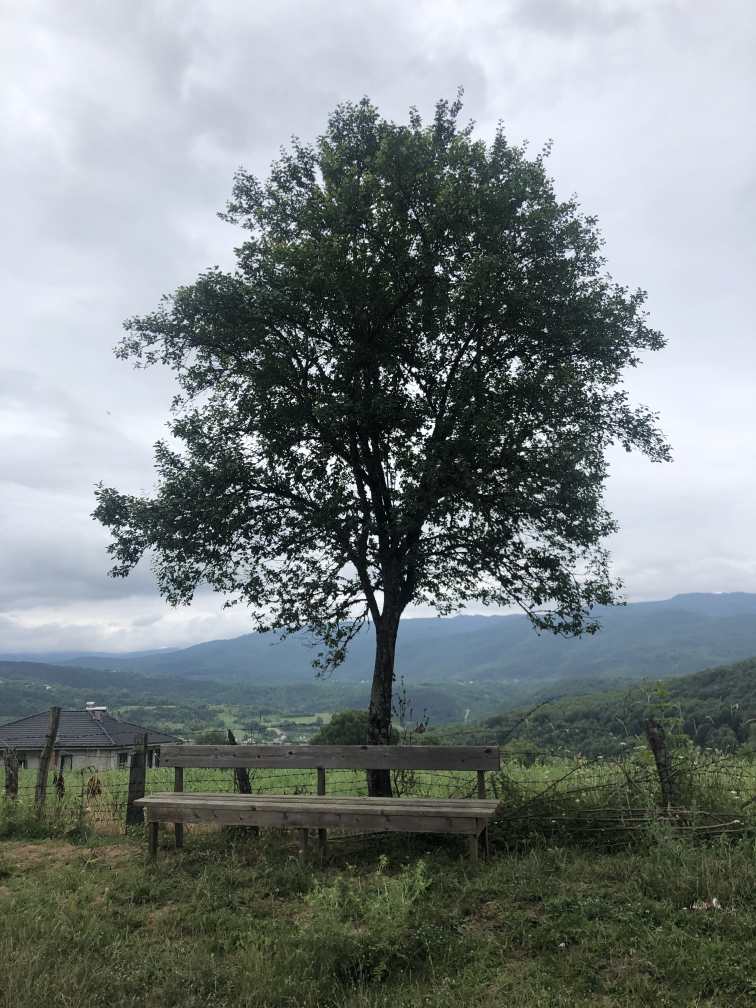
#> input picture agac.jpeg, 3024 x 4032 px, found by its file name (shown at 1/4 size)
$ python croppingAnImage.py
#> lines starting #> are read from the running program, lines starting #| are printed output that depends on the picture
import cv2
import numpy

#opencv içinde kırpma için belirli bir fonk. yoktur ama numpy kütüphanesini kullanarak kesme işlemleri yapılır.

image = cv2.imread("agac.jpeg")
#> image is the input picture: shape (4032, 3024, 3); mean B, G, R 130.1, 130.1, 122.2
print(image.shape)
#| (4032, 3024, 3)

cv2.imshow("original",image)

#cropped = img[start_row:end_row, start_col:end_col]

cropped_img = image[500:3500,500:2500] #(yükseklik, genişlik)
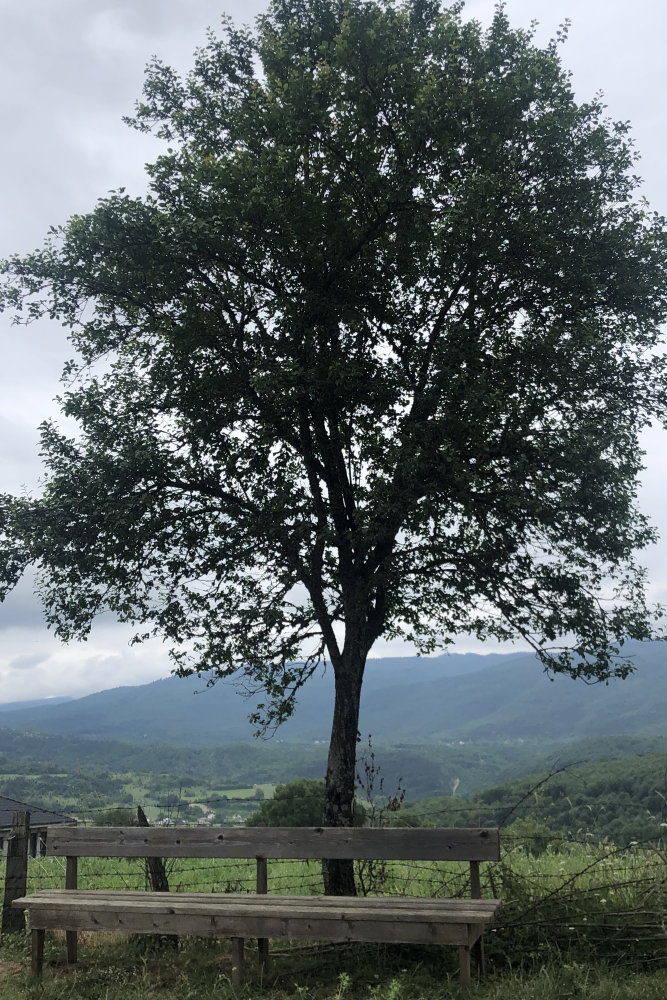
#> cropped_img: shape (3000, 2000, 3) (shown at 1/3 size); mean B, G, R 100.5, 100.1, 90.8

cv2.imshow("cropped",cropped_img)

cv2.waitKey(0)
cv2.destroyAllWindows()
